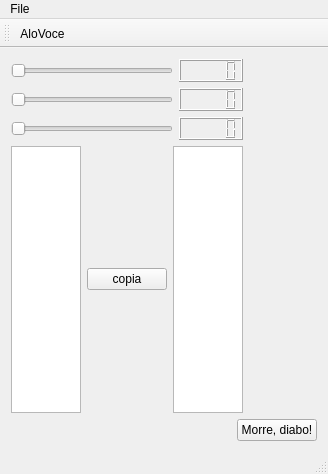
<?xml version="1.0" encoding="UTF-8"?>
<ui version="4.0">
 <class>MainWindow</class>
 <widget class="QMainWindow" name="MainWindow">
  <property name="geometry">
   <rect>
    <x>0</x>
    <y>0</y>
    <width>328</width>
    <height>474</height>
   </rect>
  </property>
  <property name="windowTitle">
   <string>MainWindow</string>
  </property>
  <widget class="QWidget" name="centralWidget">
   <layout class="QVBoxLayout" name="verticalLayout_3">
    <item>
     <layout class="QHBoxLayout" name="horizontalLayout_6" stretch="40,60">
      <item>
       <layout class="QVBoxLayout" name="verticalLayout_2">
        <item>
         <layout class="QVBoxLayout" name="verticalLayout">
          <item>
           <layout class="QHBoxLayout" name="horizontalLayout">
            <item>
             <widget class="QSlider" name="horizontalSliderX">
              <property name="orientation">
               <enum>Qt::Horizontal</enum>
              </property>
             </widget>
            </item>
            <item>
             <widget class="QLCDNumber" name="lcdNumberX"/>
            </item>
           </layout>
          </item>
          <item>
           <layout class="QHBoxLayout" name="horizontalLayout_2">
            <item>
             <widget class="QSlider" name="horizontalSliderY">
              <property name="orientation">
               <enum>Qt::Horizontal</enum>
              </property>
             </widget>
            </item>
            <item>
             <widget class="QLCDNumber" name="lcdNumberY"/>
            </item>
           </layout>
          </item>
          <item>
           <layout class="QHBoxLayout" name="horizontalLayout_3">
            <item>
             <widget class="QSlider" name="horizontalSliderZ">
              <property name="orientation">
               <enum>Qt::Horizontal</enum>
              </property>
             </widget>
            </item>
            <item>
             <widget class="QLCDNumber" name="lcdNumberZ"/>
            </item>
           </layout>
          </item>
         </layout>
        </item>
        <item>
         <layout class="QHBoxLayout" name="horizontalLayout_4">
          <item>
           <widget class="QPlainTextEdit" name="plainTextEditOrigem"/>
          </item>
          <item>
           <widget class="QPushButton" name="pushButtonCopiar">
            <property name="text">
             <string>copia</string>
            </property>
           </widget>
          </item>
          <item>
           <widget class="QTextBrowser" name="textBrowserDestino"/>
          </item>
         </layout>
        </item>
       </layout>
      </item>
      <item>
       <widget class="Plotter" name="widget" native="true"/>
      </item>
     </layout>
    </item>
    <item>
     <layout class="QHBoxLayout" name="horizontalLayout_5">
      <item>
       <spacer name="horizontalSpacer_2">
        <property name="orientation">
         <enum>Qt::Horizontal</enum>
        </property>
        <property name="sizeHint" stdset="0">
         <size>
          <width>40</width>
          <height>20</height>
         </size>
        </property>
       </spacer>
      </item>
      <item>
       <widget class="QPushButton" name="pushButton">
        <property name="text">
         <string>Morre, diabo!</string>
        </property>
       </widget>
      </item>
     </layout>
    </item>
   </layout>
  </widget>
  <widget class="QMenuBar" name="menuBar">
   <property name="geometry">
    <rect>
     <x>0</x>
     <y>0</y>
     <width>328</width>
     <height>22</height>
    </rect>
   </property>
   <widget class="QMenu" name="menuFile">
    <property name="title">
     <string>File</string>
    </property>
    <addaction name="actionAloVoce"/>
   </widget>
   <addaction name="menuFile"/>
  </widget>
  <widget class="QToolBar" name="mainToolBar">
   <property name="palette">
    <palette>
     <active>
      <colorrole role="Base">
       <brush brushstyle="SolidPattern">
        <color alpha="255">
         <red>252</red>
         <green>233</green>
         <blue>79</blue>
        </color>
       </brush>
      </colorrole>
     </active>
     <inactive>
      <colorrole role="Base">
       <brush brushstyle="SolidPattern">
        <color alpha="255">
         <red>252</red>
         <green>233</green>
         <blue>79</blue>
        </color>
       </brush>
      </colorrole>
     </inactive>
     <disabled>
      <colorrole role="Base">
       <brush brushstyle="SolidPattern">
        <color alpha="255">
         <red>239</red>
         <green>235</green>
         <blue>231</blue>
        </color>
       </brush>
      </colorrole>
     </disabled>
    </palette>
   </property>
   <property name="toolButtonStyle">
    <enum>Qt::ToolButtonTextUnderIcon</enum>
   </property>
   <attribute name="toolBarArea">
    <enum>TopToolBarArea</enum>
   </attribute>
   <attribute name="toolBarBreak">
    <bool>false</bool>
   </attribute>
   <addaction name="actionAloVoce"/>
  </widget>
  <widget class="QStatusBar" name="statusBar"/>
  <action name="actionAloVoce">
   <property name="icon">
    <iconset resource="icones.qrc">
     <normaloff>:/Alo</normaloff>:/Alo</iconset>
   </property>
   <property name="text">
    <string>&amp;AloVoce</string>
   </property>
   <property name="toolTip">
    <string>Diz um alo para voce!</string>
   </property>
   <property name="shortcut">
    <string>Ctrl+A</string>
   </property>
  </action>
 </widget>
 <layoutdefault spacing="6" margin="11"/>
 <customwidgets>
  <customwidget>
   <class>Plotter</class>
   <extends>QWidget</extends>
   <header>plotter.h</header>
   <container>1</container>
  </customwidget>
 </customwidgets>
 <resources>
  <include location="icones.qrc"/>
 </resources>
 <connections>
  <connection>
   <sender>horizontalSliderX</sender>
   <signal>valueChanged(int)</signal>
   <receiver>lcdNumberX</receiver>
   <slot>display(int)</slot>
   <hints>
    <hint type="sourcelabel">
     <x>157</x>
     <y>65</y>
    </hint>
    <hint type="destinationlabel">
     <x>456</x>
     <y>60</y>
    </hint>
   </hints>
  </connection>
  <connection>
   <sender>pushButtonCopiar</sender>
   <signal>clicked()</signal>
   <receiver>MainWindow</receiver>
   <slot>copiaTexto()</slot>
   <hints>
    <hint type="sourcelabel">
     <x>245</x>
     <y>264</y>
    </hint>
    <hint type="destinationlabel">
     <x>227</x>
     <y>301</y>
    </hint>
   </hints>
  </connection>
 </connections>
 <slots>
  <slot>copiaTexto()</slot>
 </slots>
</ui>
